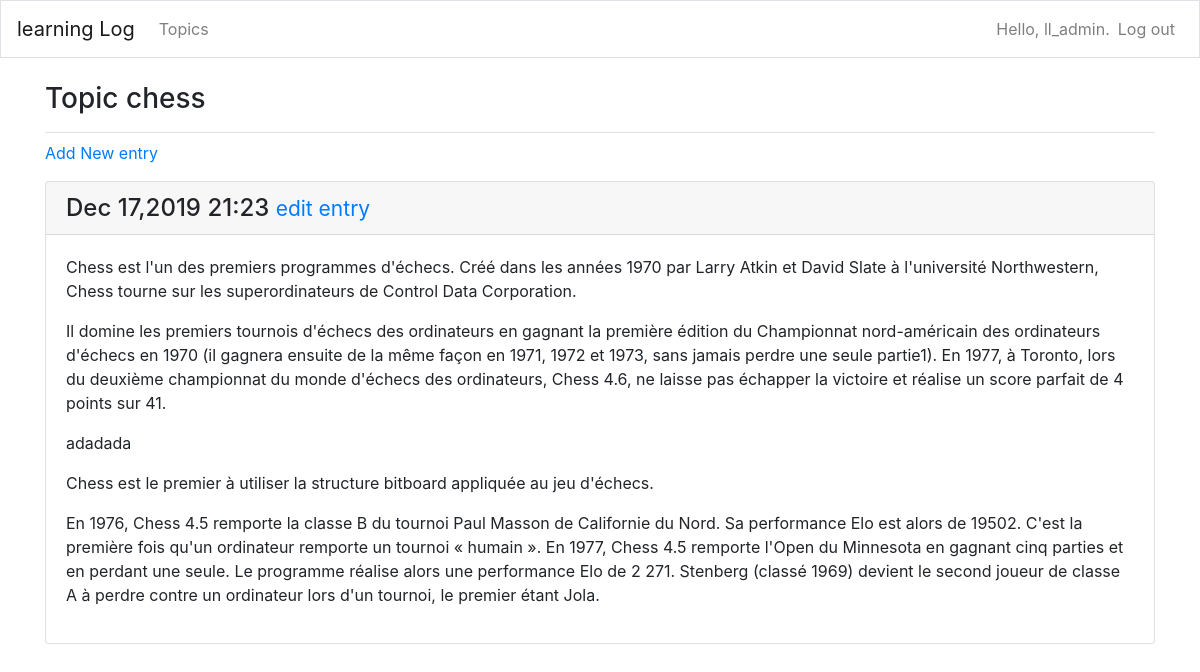
The page /topics/1/ (signed in) on the database its author committed.
### learning_logs/models.py (models this page shows, shortened)
class Topic(models.Model):
    text = models.CharField(max_length=200)
    date_added = models.DateTimeField(auto_now_add=True)
    owner = models.ForeignKey(User,on_delete=models.CASCADE)
    def __str__(self):
        return self.text

class Entry(models.Model):
    topic = models.ForeignKey(Topic,on_delete= models.CASCADE)
    text = models.TextField()
    date_added = models.DateTimeField(auto_now_add=True)
    class Meta:
        verbose_name_plural = 'entrie'

### learning_logs/views.py (the view)
# urls.py: path('topics/<int:topic_id>/',views.topic,name='topic'),
@login_required
def topic(request,topic_id):
    topic = Topic.objects.get(id=topic_id)
    if topic.owner !=request.user:
        raise Http404
    entries = topic.entry_set.order_by('date_added')
    context = {'topic':topic,'entries':entries}
    return render(request,'learning_logs/topic.html',context)

### learning_logs/templates/learning_logs/topic.html (shortened to what this page needs)
{% extends 'learning_logs/base.html' %}
{% block page_header %}
    <h3>Topic {{topic}}</h3>
{% endblock page_header %}
{% block content %}
<p>
    <a href="{% url 'learning_logs:new_entry' topic.id %}">Add New entry</a>
</p>
          {% for entry in entries%}
   <div class="card mb-3">
       <h4 class="card-header">
           {{ entry.date_added|date:'M d,Y H:i' }}
           <small>
               <a href="{% url 'learning_logs:edit_entry' entry.id %}">
                   edit entry</a></small></h4>
       <div class="card-body">
           {{ entry.text|linebreaks }}
       </div>
   </div>
        {% empty %}
         <p>There are no entries for this topic yet.</p>
        {% endfor %}
{% endblock content %}

### learning_logs/templates/learning_logs/base.html (shortened to what this page needs)
{% load bootstrap4 %}
<!doctype html>
<html lang="en">
<head>
    {% bootstrap_css %}
</head>
<body>
    <nav class="navbar navbar-expand-md navbar-light mb-4 border">
        <a class="navbar-brand" href="{%url 'learning_logs:index'%}">learning Log</a>
        <div class="collapse navbar-collapse" id="navbarCollapse">
            <ul class="navbar-nav mr-auto">
                <li class="nav-item">
                     <a class="nav-link" href="{%url 'learning_logs:topics'%}">Topics</a>
                </li>
            </ul>
            <ul class="navbar-nav ml-auto">
                {% if user.is_authenticated %}
                <li class="nav-item">
                    <span class="navbar-text">Hello, {{ user.username }}.</span>
                </li>
                <li class="nav-item">
                     <a class="nav-link" href="{% url 'users:logout' %}">Log out</a>
                </li>
                {% endif %}
            </ul>
        </div>
    </nav>
   <main role="main" class="container">
       <div class="pb-2 mb-2 border-bottom">
           {% block page_header %}{% endblock page_header %}
       </div>
       <div>
           {% block content %}{% endblock content %}
       </div>
   </main>
 </body>
</html>

### rows shown on the page
Topic: text "chess"
Entry: date_added "Dec 17,2019 21:23", text "Chess est l'un des premiers programmes d'échecs. Créé dans les années 1970 par Larry Atkin et David Slate à l'université Northwestern, Chess tourne sur les superordinateurs de Control Data Corporation. Il domine les premiers tournois d'échecs des ordinateurs en gagnant la première édition du Championnat nord-américain des ordinateurs d'échecs en 1970 (il gagnera ensuite de la même façon en 1971, 1972 et 1973, sans jamais perdre une seule partie1). En 1977, à Toronto, lors du deuxième championnat du monde d'échecs des ordinateurs, Chess 4.6, ne laisse pas échapper la victoire et réalise un score parfait de 4 points sur 41. adadada Chess est le premier à utiliser la structure bitboard…"

### other values the page prints
{{ user.username }} "ll_admin"
